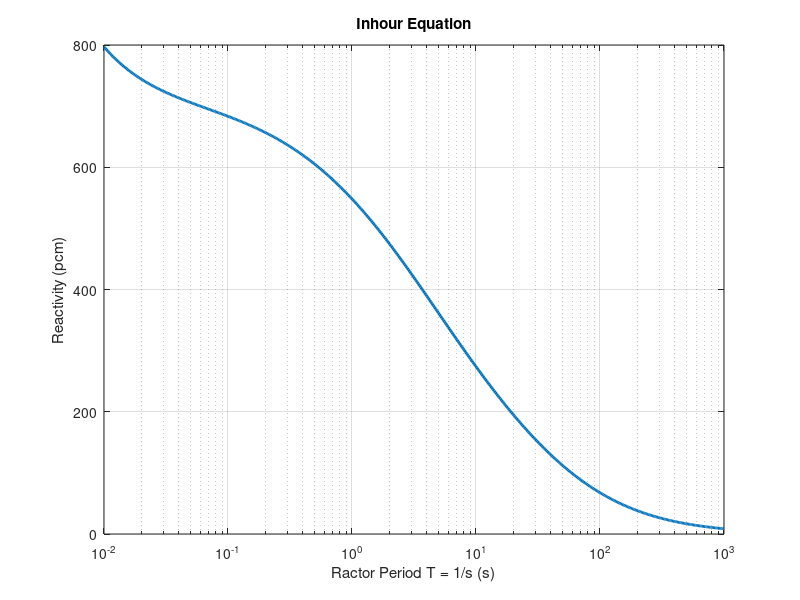

Recreate this plot in MATLAB.
Lambda = 1e-5;  % Prompt neutron generation time
beta = [0.000266, 0.001491, 0.001316, 0.002849, 0.000896, 0.000182]; % Delayed neutron fraction
lambda = [0.0127, 0.0317, 0.115, 0.311, 1.4, 3.87]; % Decay constant

% The reactor root
s = logspace(-3, 2, 500); % vary over 10^-3 to 10^2

% Inhour equation
rho = s.*Lambda;
for i = 1:6
    rho = rho +  s.*(beta(i)./(s + lambda(i)));
end

rho_pcm = rho * 1e5;

% Plot
figure
semilogx(1./s, rho_pcm, 'Linewidth', 2)
xlabel('Ractor Period T = 1/s (s)')
ylabel('Reactivity (pcm)')
title('Inhour Equation')
grid on
